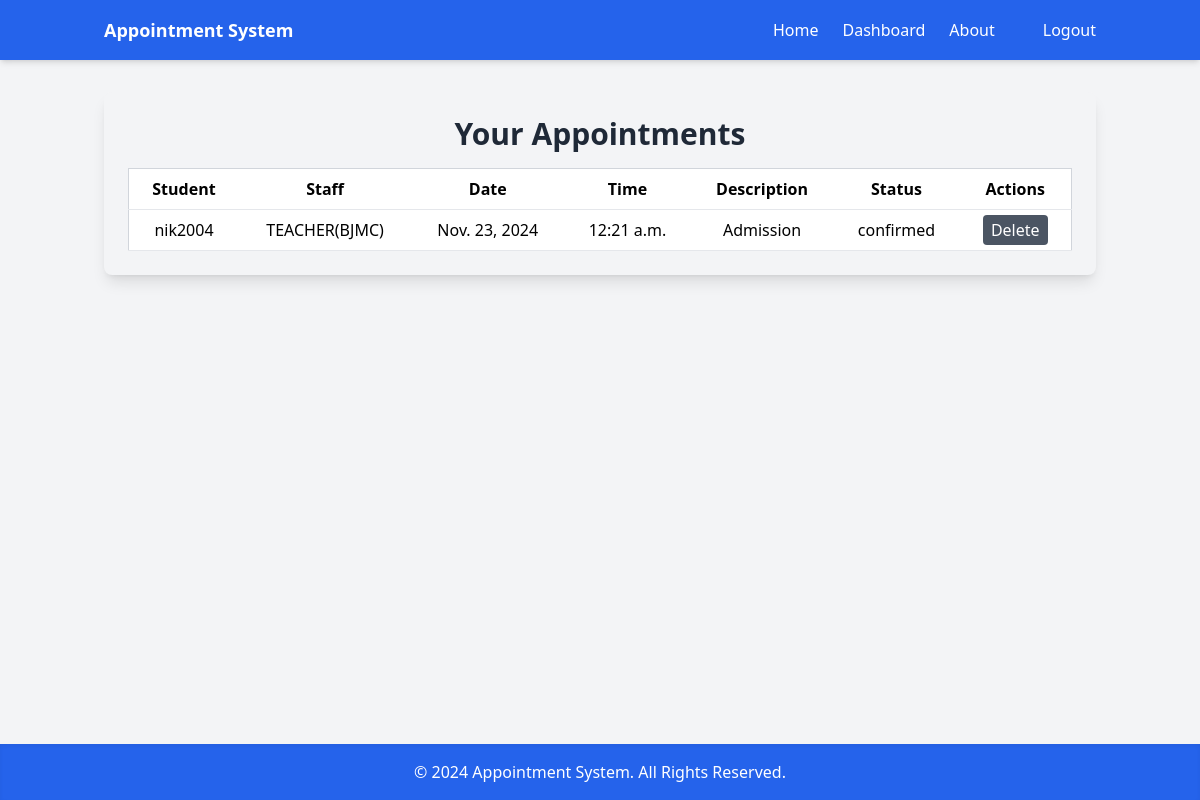
Page /appointments/view/ (signed in) on the committed database.
### appointments/models.py (models this page shows, shortened)
class Appointment(models.Model):
    STATUS_CHOICES = [
        ('pending', 'Pending'),
        ('confirmed', 'Confirmed'),
        ('canceled', 'Canceled'),
        ('completed', 'Completed'),
    ]
    student = models.ForeignKey(User, on_delete=models.CASCADE, related_name='appointments')
    staff = models.ForeignKey('Staff', on_delete=models.CASCADE, related_name='staff_appointments')
    appointment_date = models.DateField()
    appointment_time = models.TimeField()
    description = models.TextField(blank=True, null=True)
    status = models.CharField(max_length=20, choices=STATUS_CHOICES, default='pending')
    class Meta:
        unique_together = (('student', 'staff', 'appointment_date', 'appointment_time'),)

class Staff(models.Model):
    user = models.OneToOneField(User, on_delete=models.CASCADE)
    name = models.CharField(max_length=100)
    department = models.CharField(max_length=100)
    email = models.EmailField(unique=True)
    phone_number = models.CharField(max_length=15, null=True, blank=True)

### appointments/views/appointments.py (the view)
# urls.py: path('view/', view_appointments, name='view_appointments'),
@login_required
def view_appointments(request):
    if request.user.is_staff:
        try:
            staff = Staff.objects.get(user=request.user)
            appointments = Appointment.objects.filter(staff=staff)
        except Staff.DoesNotExist:
            appointments = []  # Handle case where the staff object doesn't exist
    else:
        appointments = Appointment.objects.filter(student=request.user)
    has_appointments = appointments.exists()  # Check if there are any appointments
    return render(request, 'appointments/view_appointments.html', {'appointments': appointments, 'has_appointments': has_appointments})

### appointments/templates/appointments/view_appointments.html (shortened to what this page needs)
{% extends 'appointments/base.html' %}
{% block link3 %}
<a href="{% url 'logout' %}" class="hover:underline">Logout</a>
{% endblock %}
{% block content %}
<div class="container mx-auto p-6 bg-gray-100 rounded-lg shadow-lg">
    <h1 class="text-3xl font-bold mb-4 text-center text-gray-800">Your Appointments</h1>
    {% if appointments %}
        <div class="overflow-x-auto text-center">
            <table class="min-w-full bg-white border border-gray-300">
                <thead>
                    <tr>
                        <th class="py-2 px-4 border-b">Student</th>
                        <th class="py-2 px-4 border-b">Staff</th>
                        <th class="py-2 px-4 border-b">Date</th>
                        <th class="py-2 px-4 border-b">Time</th>
                        <th class="py-2 px-4 border-b">Description</th>
                        <th class="py-2 px-4 border-b">Status</th>
                        <th class="py-2 px-4 border-b">Actions</th>
                    </tr>
                </thead>
                <tbody>
                    {% for appointment in appointments %}
                    <tr class="hover:bg-gray-100">
                        <td class="py-2 px-4 border-b">{{ appointment.student.username }}</td>
                        <td class="py-2 px-4 border-b">{{ appointment.staff.name }}</td>
                        <td class="py-2 px-4 border-b">{{ appointment.appointment_date }}</td>
                        <td class="py-2 px-4 border-b">{{ appointment.appointment_time }}</td>
                        <td class="py-2 px-4 border-b">{{ appointment.description }}</td>
                        <td class="py-2 px-4 border-b">{{ appointment.status }}</td>
                        <td class="py-2 px-4 border-b">
                            <a href="{% url 'delete_appointment' appointment.id %}" class="bg-gray-600 text-white px-2 py-1 rounded hover:bg-gray-700 transition">Delete</a>
                        </td>
                    </tr>
                    {% endfor %}
                </tbody>
            </table>
        </div>
    {% else %}
        <p class="text-center text-gray-500">No appointments found.</p>
    {% endif %}
</div>
{% endblock %}

### rows in the picture
Appointment: student.username "nik2004", staff.name "TEACHER(BJMC)", appointment_date "Nov. 23, 2024", appointment_time "12:21 a.m.", description "Admission", status "confirmed"
